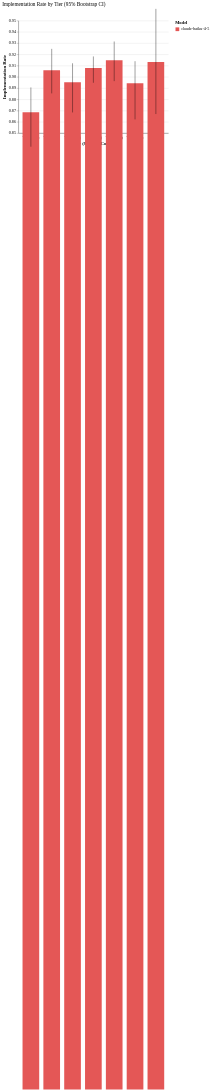

Here is the Vega-Lite specification saved for this chart:
### Vega-Lite specification from a JSON file in a GitHub repository (floating-point values rounded to 4 significant figures)
{"config": {"font": "serif", "axis": {"labelFontSize": 11, "titleFontSize": 13, "gridColor": "#e0e0e0", "domainColor": "#333333"}, "legend": {"labelFontSize": 11, "titleFontSize": 12}, "title": {"fontSize": 14, "anchor": "start", "fontWeight": "normal"}, "view": {"stroke": null, "continuousWidth": 400, "continuousHeight": 300}, "mark": {"tooltip": true}}, "layer": [{"mark": {"type": "bar"}, "encoding": {"color": {"field": "agent_model", "scale": {"domain": ["claude-haiku-4-5"], "range": ["#E45756"]}, "title": "Model", "type": "nominal"}, "tooltip": [{"field": "agent_model", "title": "Model", "type": "nominal"}, {"field": "tier", "title": "Tier", "type": "nominal"}, {"field": "impl_rate", "format": ".3f", "title": "Impl-Rate", "type": "quantitative"}, {"field": "ci_low", "format": ".3f", "title": "95% CI Low", "type": "quantitative"}, {"field": "ci_high", "format": ".3f", "title": "95% CI High", "type": "quantitative"}, {"field": "n", "title": "N", "type": "quantitative"}], "x": {"axis": {"labelAngle": 0}, "field": "tier_label", "sort": ["T0 (n=24)", "T1 (n=10)", "T2 (n=15)", "T3 (n=41)", "T4 (n=14)", "T5 (n=15)", "T6 (n=1)"], "title": "Tier (Subtest Count)", "type": "nominal"}, "xOffset": {"field": "agent_model", "type": "nominal"}, "y": {"field": "impl_rate", "scale": {"domain": [0.85, 0.95]}, "title": "Implementation Rate", "type": "quantitative"}}}, {"mark": {"type": "errorbar"}, "encoding": {"x": {"field": "tier_label", "sort": ["T0 (n=24)", "T1 (n=10)", "T2 (n=15)", "T3 (n=41)", "T4 (n=14)", "T5 (n=15)", "T6 (n=1)"], "type": "nominal"}, "xOffset": {"field": "agent_model", "type": "nominal"}, "y": {"field": "ci_low", "title": "Implementation Rate", "type": "quantitative"}, "y2": {"field": "ci_high"}}}], "data": {"name": "data-bf0c5c6b64b00085c99dc45d9ec99b4a"}, "height": 300, "title": "Implementation Rate by Tier (95% Bootstrap CI)", "width": 400, "$schema": "https://vega.github.io/schema/vega-lite/v6.1.0.json", "datasets": {"data-bf0c5c6b64b00085c99dc45d9ec99b4a": [{"agent_model": "claude-haiku-4-5", "tier": "T0", "tier_label": "T0 (n=24)", "impl_rate": 0.8686, "ci_low": 0.8379, "ci_high": 0.8906, "n": 216}, {"agent_model": "claude-haiku-4-5", "tier": "T1", "tier_label": "T1 (n=10)", "impl_rate": 0.9059, "ci_low": 0.8853, "ci_high": 0.9249, "n": 90}, {"agent_model": "claude-haiku-4-5", "tier": "T2", "tier_label": "T2 (n=15)", "impl_rate": 0.8952, "ci_low": 0.8684, "ci_high": 0.9121, "n": 135}, {"agent_model": "claude-haiku-4-5", "tier": "T3", "tier_label": "T3 (n=41)", "impl_rate": 0.908, "ci_low": 0.8948, "ci_high": 0.9182, "n": 369}, {"agent_model": "claude-haiku-4-5", "tier": "T4", "tier_label": "T4 (n=14)", "impl_rate": 0.9148, "ci_low": 0.8962, "ci_high": 0.9315, "n": 125}, {"agent_model": "claude-haiku-4-5", "tier": "T5", "tier_label": "T5 (n=15)", "impl_rate": 0.8944, "ci_low": 0.8622, "ci_high": 0.9139, "n": 135}, {"agent_model": "claude-haiku-4-5", "tier": "T6", "tier_label": "T6 (n=1)", "impl_rate": 0.9131, "ci_low": 0.8669, "ci_high": 0.9605, "n": 9}]}}
